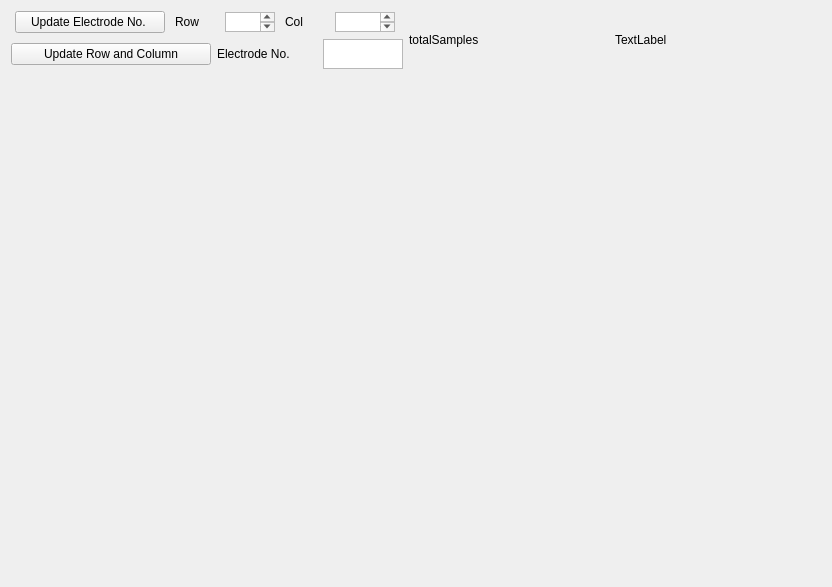
<?xml version="1.0" encoding="UTF-8"?>
<ui version="4.0">
 <class>IndividualChannelInfo</class>
 <widget class="QWidget" name="IndividualChannelInfo">
  <property name="geometry">
   <rect>
    <x>0</x>
    <y>0</y>
    <width>825</width>
    <height>587</height>
   </rect>
  </property>
  <property name="windowTitle">
   <string>Individual Channel Information</string>
  </property>
  <layout class="QGridLayout" name="gridLayout_2">
   <item row="0" column="0">
    <layout class="QHBoxLayout" name="horizontalLayout_3">
     <item>
      <layout class="QVBoxLayout" name="verticalLayout">
       <item>
        <layout class="QHBoxLayout" name="horizontalLayout">
         <item>
          <widget class="QPushButton" name="updateElectrodeNum">
           <property name="maximumSize">
            <size>
             <width>150</width>
             <height>16777215</height>
            </size>
           </property>
           <property name="text">
            <string>Update Electrode No. </string>
           </property>
          </widget>
         </item>
         <item>
          <widget class="QLabel" name="label_2">
           <property name="maximumSize">
            <size>
             <width>40</width>
             <height>20</height>
            </size>
           </property>
           <property name="text">
            <string>Row</string>
           </property>
           <property name="buddy">
            <cstring>InputElectrodeRow</cstring>
           </property>
          </widget>
         </item>
         <item>
          <widget class="QTextEdit" name="InputElectrodeRow">
           <property name="maximumSize">
            <size>
             <width>50</width>
             <height>20</height>
            </size>
           </property>
           <property name="html">
            <string>&lt;!DOCTYPE HTML PUBLIC &quot;-//W3C//DTD HTML 4.0//EN&quot; &quot;http://www.w3.org/TR/REC-html40/strict.dtd&quot;&gt;
&lt;html&gt;&lt;head&gt;&lt;meta name=&quot;qrichtext&quot; content=&quot;1&quot; /&gt;&lt;meta charset=&quot;utf-8&quot; /&gt;&lt;style type=&quot;text/css&quot;&gt;
p, li { white-space: pre-wrap; }
&lt;/style&gt;&lt;/head&gt;&lt;body style=&quot; font-family:'Segoe UI'; font-size:9pt; font-weight:400; font-style:normal;&quot;&gt;
&lt;p align=&quot;center&quot; style=&quot;-qt-paragraph-type:empty; margin-top:0px; margin-bottom:0px; margin-left:0px; margin-right:0px; -qt-block-indent:0; text-indent:0px;&quot;&gt;&lt;br /&gt;&lt;/p&gt;&lt;/body&gt;&lt;/html&gt;</string>
           </property>
          </widget>
         </item>
         <item>
          <widget class="QLabel" name="label_3">
           <property name="maximumSize">
            <size>
             <width>40</width>
             <height>20</height>
            </size>
           </property>
           <property name="text">
            <string>Col</string>
           </property>
           <property name="buddy">
            <cstring>InputElectrodeCol</cstring>
           </property>
          </widget>
         </item>
         <item>
          <widget class="QTextEdit" name="InputElectrodeCol">
           <property name="maximumSize">
            <size>
             <width>60</width>
             <height>20</height>
            </size>
           </property>
           <property name="html">
            <string>&lt;!DOCTYPE HTML PUBLIC &quot;-//W3C//DTD HTML 4.0//EN&quot; &quot;http://www.w3.org/TR/REC-html40/strict.dtd&quot;&gt;
&lt;html&gt;&lt;head&gt;&lt;meta name=&quot;qrichtext&quot; content=&quot;1&quot; /&gt;&lt;meta charset=&quot;utf-8&quot; /&gt;&lt;style type=&quot;text/css&quot;&gt;
p, li { white-space: pre-wrap; }
&lt;/style&gt;&lt;/head&gt;&lt;body style=&quot; font-family:'Segoe UI'; font-size:9pt; font-weight:400; font-style:normal;&quot;&gt;
&lt;p align=&quot;center&quot; style=&quot;-qt-paragraph-type:empty; margin-top:0px; margin-bottom:0px; margin-left:0px; margin-right:0px; -qt-block-indent:0; text-indent:0px;&quot;&gt;&lt;br /&gt;&lt;/p&gt;&lt;/body&gt;&lt;/html&gt;</string>
           </property>
          </widget>
         </item>
        </layout>
       </item>
       <item>
        <layout class="QHBoxLayout" name="horizontalLayout_2">
         <item>
          <widget class="QPushButton" name="updateRC">
           <property name="maximumSize">
            <size>
             <width>200</width>
             <height>16777215</height>
            </size>
           </property>
           <property name="text">
            <string>Update Row and Column</string>
           </property>
          </widget>
         </item>
         <item>
          <widget class="QLabel" name="label">
           <property name="maximumSize">
            <size>
             <width>100</width>
             <height>30</height>
            </size>
           </property>
           <property name="text">
            <string>Electrode No. </string>
           </property>
           <property name="textFormat">
            <enum>Qt::PlainText</enum>
           </property>
           <property name="buddy">
            <cstring>InputElectrodeNumber</cstring>
           </property>
          </widget>
         </item>
         <item>
          <widget class="QTextEdit" name="InputElectrodeNumber">
           <property name="maximumSize">
            <size>
             <width>80</width>
             <height>30</height>
            </size>
           </property>
           <property name="html">
            <string>&lt;!DOCTYPE HTML PUBLIC &quot;-//W3C//DTD HTML 4.0//EN&quot; &quot;http://www.w3.org/TR/REC-html40/strict.dtd&quot;&gt;
&lt;html&gt;&lt;head&gt;&lt;meta name=&quot;qrichtext&quot; content=&quot;1&quot; /&gt;&lt;meta charset=&quot;utf-8&quot; /&gt;&lt;style type=&quot;text/css&quot;&gt;
p, li { white-space: pre-wrap; }
&lt;/style&gt;&lt;/head&gt;&lt;body style=&quot; font-family:'Segoe UI'; font-size:9pt; font-weight:400; font-style:normal;&quot;&gt;
&lt;p align=&quot;center&quot; style=&quot;-qt-paragraph-type:empty; margin-top:0px; margin-bottom:0px; margin-left:0px; margin-right:0px; -qt-block-indent:0; text-indent:0px;&quot;&gt;&lt;br /&gt;&lt;/p&gt;&lt;/body&gt;&lt;/html&gt;</string>
           </property>
          </widget>
         </item>
        </layout>
       </item>
      </layout>
     </item>
     <item>
      <widget class="QLabel" name="totalSamples">
       <property name="maximumSize">
        <size>
         <width>200</width>
         <height>167</height>
        </size>
       </property>
       <property name="text">
        <string>totalSamples</string>
       </property>
      </widget>
     </item>
     <item>
      <widget class="QLabel" name="label_4">
       <property name="text">
        <string>TextLabel</string>
       </property>
      </widget>
     </item>
    </layout>
   </item>
   <item row="1" column="0">
    <layout class="QGridLayout" name="gridLayout">
     <item row="0" column="0">
      <widget class="PlotWidget" name="AmplitudeHistPlot" native="true">
       <property name="minimumSize">
        <size>
         <width>402</width>
         <height>247</height>
        </size>
       </property>
      </widget>
     </item>
     <item row="0" column="1">
      <widget class="PlotWidget" name="ChannelTracePlot" native="true">
       <property name="minimumSize">
        <size>
         <width>402</width>
         <height>247</height>
        </size>
       </property>
      </widget>
     </item>
     <item row="1" column="0">
      <widget class="PlotWidget" name="SpikeRateHistPlot" native="true">
       <property name="minimumSize">
        <size>
         <width>402</width>
         <height>247</height>
        </size>
       </property>
      </widget>
     </item>
     <item row="1" column="1">
      <widget class="PlotWidget" name="SpikeRatePlot" native="true">
       <property name="enabled">
        <bool>true</bool>
       </property>
       <property name="minimumSize">
        <size>
         <width>402</width>
         <height>247</height>
        </size>
       </property>
      </widget>
     </item>
    </layout>
   </item>
  </layout>
 </widget>
 <customwidgets>
  <customwidget>
   <class>PlotWidget</class>
   <extends>QWidget</extends>
   <header>pyqtgraph</header>
   <container>1</container>
  </customwidget>
 </customwidgets>
 <resources/>
 <connections/>
</ui>
